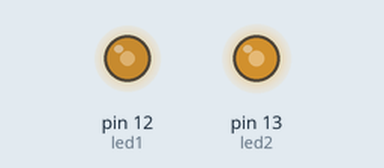
Bench run of a sketch on a simulated Arduino Uno, built with avr-gcc and run on an emulated ATmega328P. Parts: output pins drawn as LEDs (lit = HIGH).

Above: at 0.1 s.
Timing chart, 0 to 1.6 s (numbered marks = the images above):
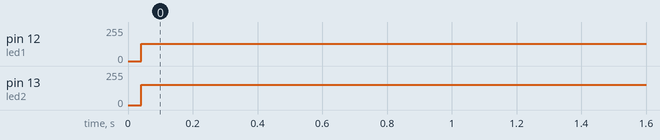

Measured:
- by itself, pin 12 (led1): 0/255 → 130/255 at 0.04 s
- by itself, pin 13 (led2): 0/255 → 151/255 at 0.04 s

The sketch:

Fade.ino
```cpp
int led1 = 12;
int led2 = 13;
int lvl = 0;
int dir = 1;

void setup() {
  pinMode(led1, OUTPUT);
  pinMode(led2, OUTPUT);
}

void loop() {
    digitalWrite(led1, LOW);
    digitalWrite(led2, LOW);
    if (lvl <= 10) {
      delayMicroseconds(lvl);
      digitalWrite(led1, HIGH);
      delayMicroseconds(20-lvl-lvl);
      digitalWrite(led2, HIGH);
      delayMicroseconds(lvl);
    } else {
      delayMicroseconds(20-lvl);
      digitalWrite(led2, HIGH);
      delayMicroseconds(lvl+lvl-20);
      digitalWrite(led1, HIGH);
      delayMicroseconds(20-lvl);
    }
  lvl+=dir;
  dir = lvl >= 20 && dir > 0? -1 : lvl <= 0 && dir < 0? 1 : dir;
}
```
